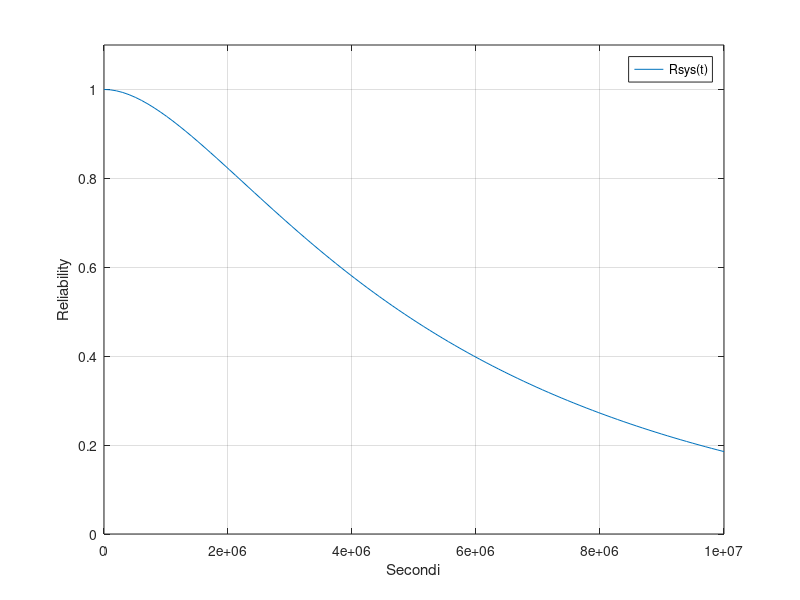

The MATLAB source for this figure:
clc; 
clear; 

%% Calcoli di affidabilità

t = 3600;%1h

% Parametri lamda
lambda_CPU = 1 / (10000 * 3600);
lambda_RT = 1 / (4500 * 3600);
lambda_BUS = 1 / (60000 * 3600);
lambda_INS = 1 / (2000 * 3600);
lambda_Doppler = 1 / (500 * 3600);
lambda_AHRS = 1 / (2000 * 3600);

% Calcola le affidabilità dei componenti
R_CPU = exp(-lambda_CPU * t);
R_RT = exp(-lambda_RT * t);
R_BUS = exp(-lambda_BUS * t);
R_INS = exp(-lambda_INS * t);
R_Doppler = exp(-lambda_Doppler * t);
R_AHRS = exp(-lambda_AHRS * t);

%% Calcolo dell'affidabilità del sistema

Rsys = (1 - (1 - R_CPU)^2) * (1 - (1 - R_RT)^2) * (1 - (1 - R_BUS)^2)^2 * (1 - (1 - R_INS) * (1 - R_Doppler * (1 - (1 - R_AHRS)^3)));

%% Calcolo dell'affidabilità parziale del sistema

Rsys_parz = (1 - (1 - R_RT)^2) * (1 - (1 - R_BUS)^2)^2 * (1 - (1 - R_INS) * (1 - R_Doppler * (1 - (1 - R_AHRS)^3)));

%% Calcolo del valore di Coverage

C = 1 / R_CPU - 1 / R_CPU / (1 - R_CPU) + 0.99999 / R_CPU / (1 - R_CPU) / Rsys_parz;

%%
% Salvataggio dei valori di Rsys1, Rsys2 e m su un file di testo
fileID = fopen('risultati_helicopter.txt', 'w');
fprintf(fileID, 'Rsys: %.10f\n', Rsys);
fprintf(fileID, 'Rsys_parz: %.10f\n',Rsys_parz);
fprintf(fileID, 'Coverage: %.10f\n', C);
fclose(fileID);

%% Plot

t_plot = linspace(0, 10^7, 100);


% Calcola le affidabilità dei componenti_plot
R_CPU_plot = exp(-lambda_CPU .* t_plot);
R_RT_plot = exp(-lambda_RT .* t_plot);
R_BUS_plot = exp(-lambda_BUS .* t_plot);
R_INS_plot = exp(-lambda_INS .* t_plot);
R_Doppler_plot = exp(-lambda_Doppler .* t_plot);
R_AHRS_plot = exp(-lambda_AHRS .* t_plot);

Rsys_plot = (1 - (1 - R_CPU_plot).^2) .* (1 - (1 - R_RT_plot).^2) .* (1 - (1 - R_BUS_plot).^2).^2 .* (1 - (1 - R_INS_plot) .* (1 - R_Doppler_plot .* (1 - (1 - R_AHRS_plot).^3)));

figure
plot(t_plot, Rsys_plot)
xlabel('Secondi');
ylabel('Reliability');
legend('Rsys(t)');
ylim([0, 1.1]);
grid on
saveas(gcf, 'Rsys_helicopter_system.png')